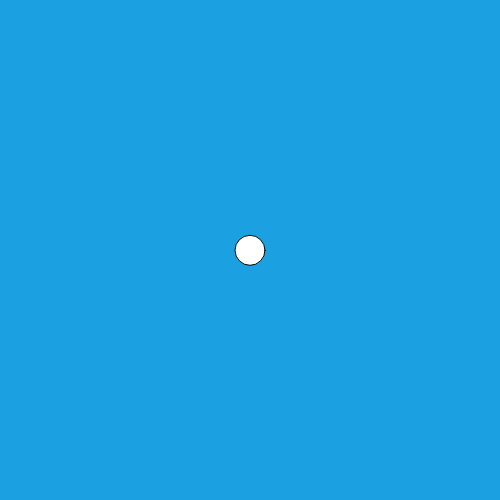
Frame 1 (no input)
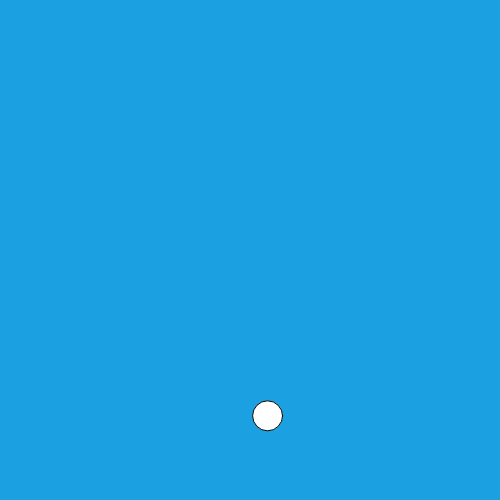
Frame 60 (no input)
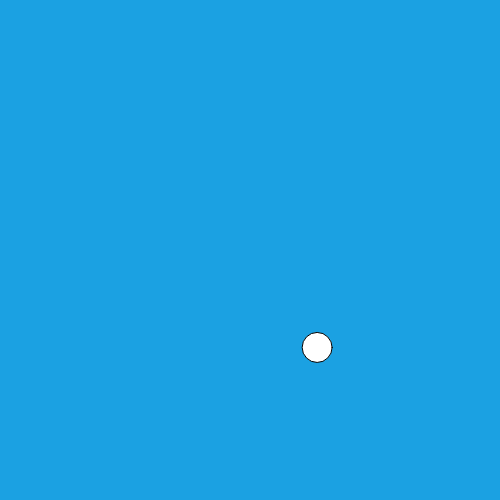
Frame 120 (the mouse pressed at the canvas centre since frame 60)

The p5.js sketch that drew these frames (run headless with seeded random() and noise() and a simulated clock; from frame 60 on, the mouse is pressed at the canvas centre):

// p5.js sketch
// ── sketch.js
var mover;
function setup() {
  createCanvas(500, 500);
  mover = new Mover();
}

function draw() {
  var gravity = createVector(0, 0.2 );
  var wind = createVector(0.01, 0 );
  mover.applyForce(gravity);
  mover.applyForce(wind);
  background(27, 161, 226);
  mover.update();
  mover.display();
}

// ── mover.js
class Mover {
  constructor() {
    this.loc = createVector(width/2, height/2);
    this.vel = createVector(0,0);
    this.acc = createVector(0, 0.1);
  }

  applyForce(force) {
    this.acc.add(force);
  }

  update() {
    this.vel.add(this.acc);
    this.loc.add(this.vel);
    this.vel.mult(0.998);
    this.acc.mult(0);

    if(this.loc.y > height){
      this.loc.y = height;
      this.vel.y *= -1;
    }

    if(this.loc.x > width) {
      this.loc.x = width;
      this.vel.x *= -1;
    }

  }

  display() {
    ellipse(this.loc.x, this.loc.y, 30, 30);
  }
}
